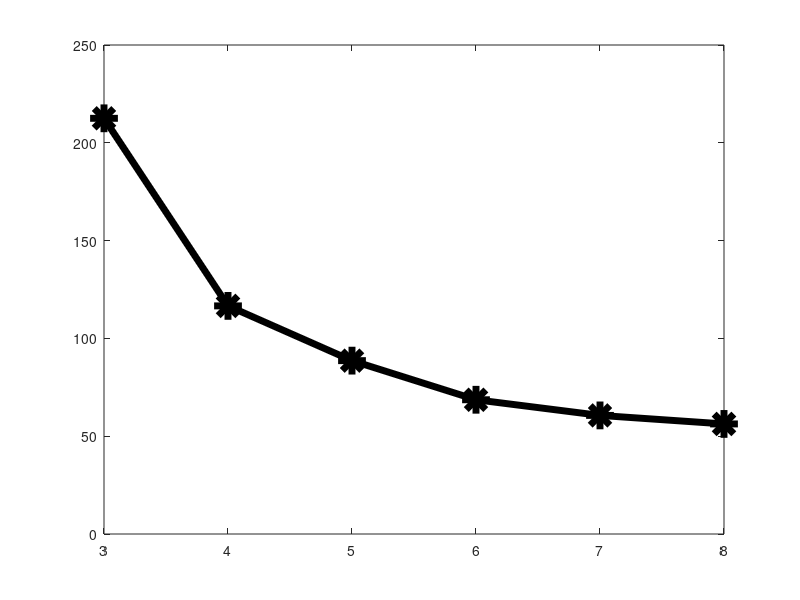
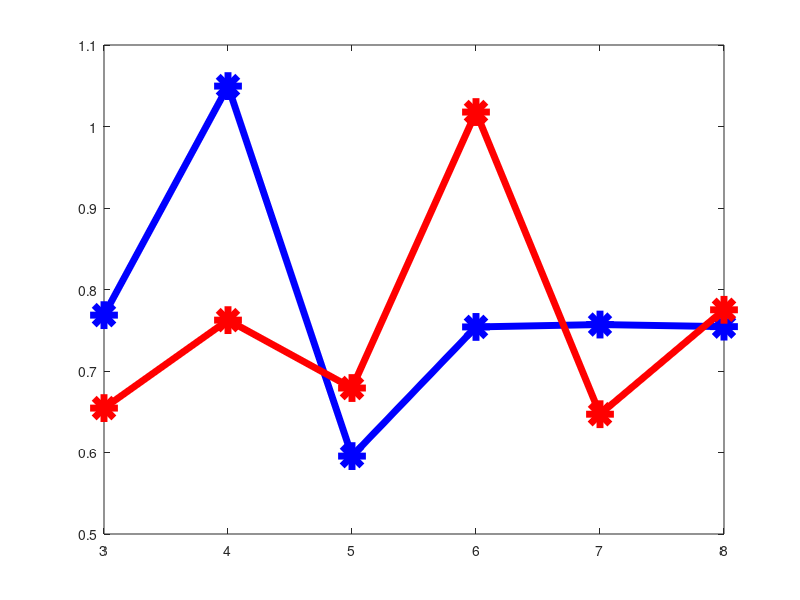
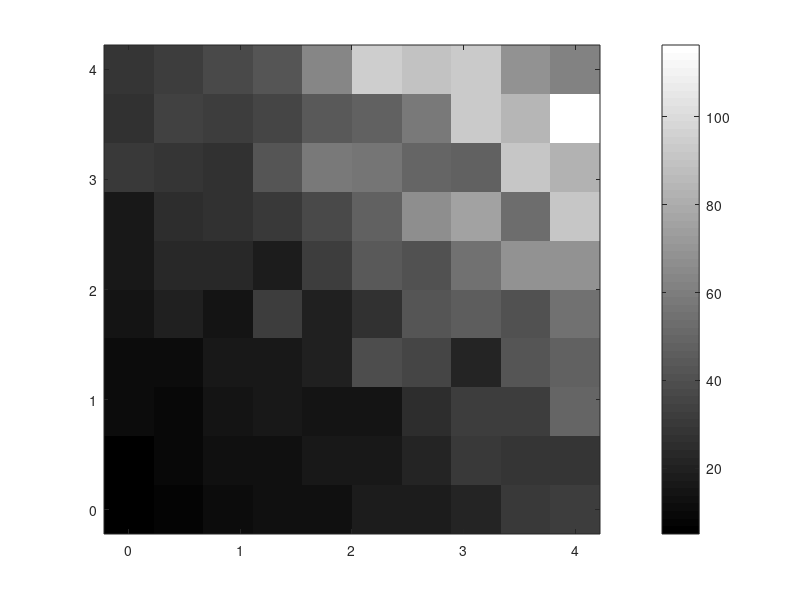
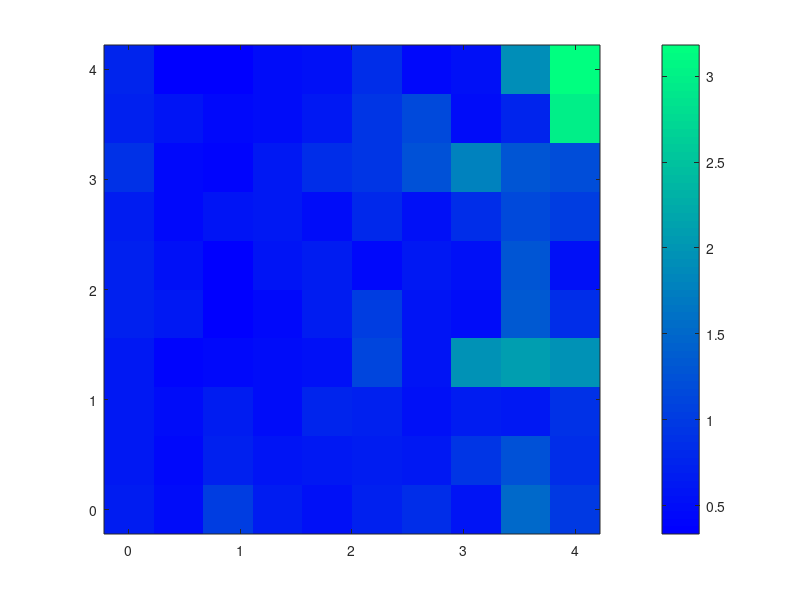

Recreate these plots in MATLAB, in order.
% Figure_5_Generate.m
% Generates Figure 5 from Barendregt et al., 2022.
clear
% Load performance metrics for different state space sizes:
load('ring_sampled_rate.mat')
% Pre-allocate performance metric storage:
N_samples = NaN(1,length(sampled_ring_data)); MSE = NaN(2,length(sampled_ring_data));
for i = 1:length(sampled_ring_data)
    N_samples(i)=mean(sampled_ring_data(i).N_samples);
    MSE(:,i) = mean(sampled_ring_data(i).MSE,2);
end
% Plot average convergence times for different state space sizes (Fig. 5B):
figure
plot((1:length(sampled_ring_data))+2,N_samples,'k-*','linewidth',5,'markersize',20)
% Plot average MSE for different state space sizes (Fig. 5C):
figure
plot((1:length(sampled_ring_data))+2,MSE(1,:),'b-*','linewidth',5,'markersize',20)
hold on
plot((1:length(sampled_ring_data))+2,MSE(2,:),'r-*','linewidth',5,'markersize',20)
% Load performance metrics for fixed state space size, averaged over fixed
% transition rates:
load('ring_adapt_fixed_rate_data.mat');
% Plot average convergence times for different fixed pairs of transition
% rates (Fig. 5D):
figure
imagesc([hp_true(1) hp_true(end)],[hm_true(1) hm_true(end)],mean(N_samples_adapt,3)')
colormap gray; colorbar; set(gca,'ydir','normal')
% Plot average MSE associated with inferring h_+ (Fig. 5E):
figure
imagesc([hp_true(1) hp_true(end)],[hm_true(1) hm_true(end)],mean(MSE_adapt(:,:,:,1),3)')
colormap winter; colorbar; set(gca,'ydir','normal')
% Plot average MSE associated with inferring h_-:
figure
imagesc([hp_true(1) hp_true(end)],[hm_true(1) hm_true(end)],mean(MSE_adapt(:,:,:,2),3)')
colormap autumn; colorbar; set(gca,'ydir','normal')